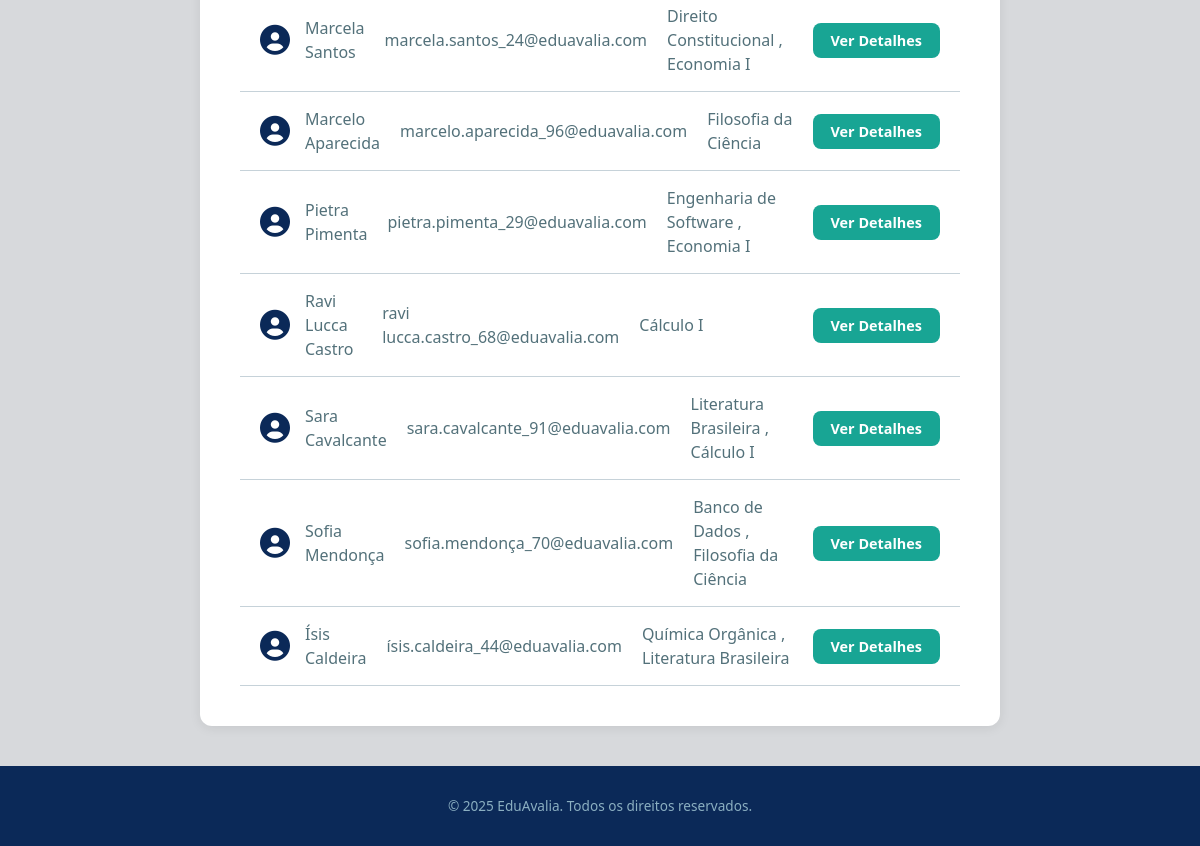
Before: /professores/ (signed in, lower part) with the older database file.
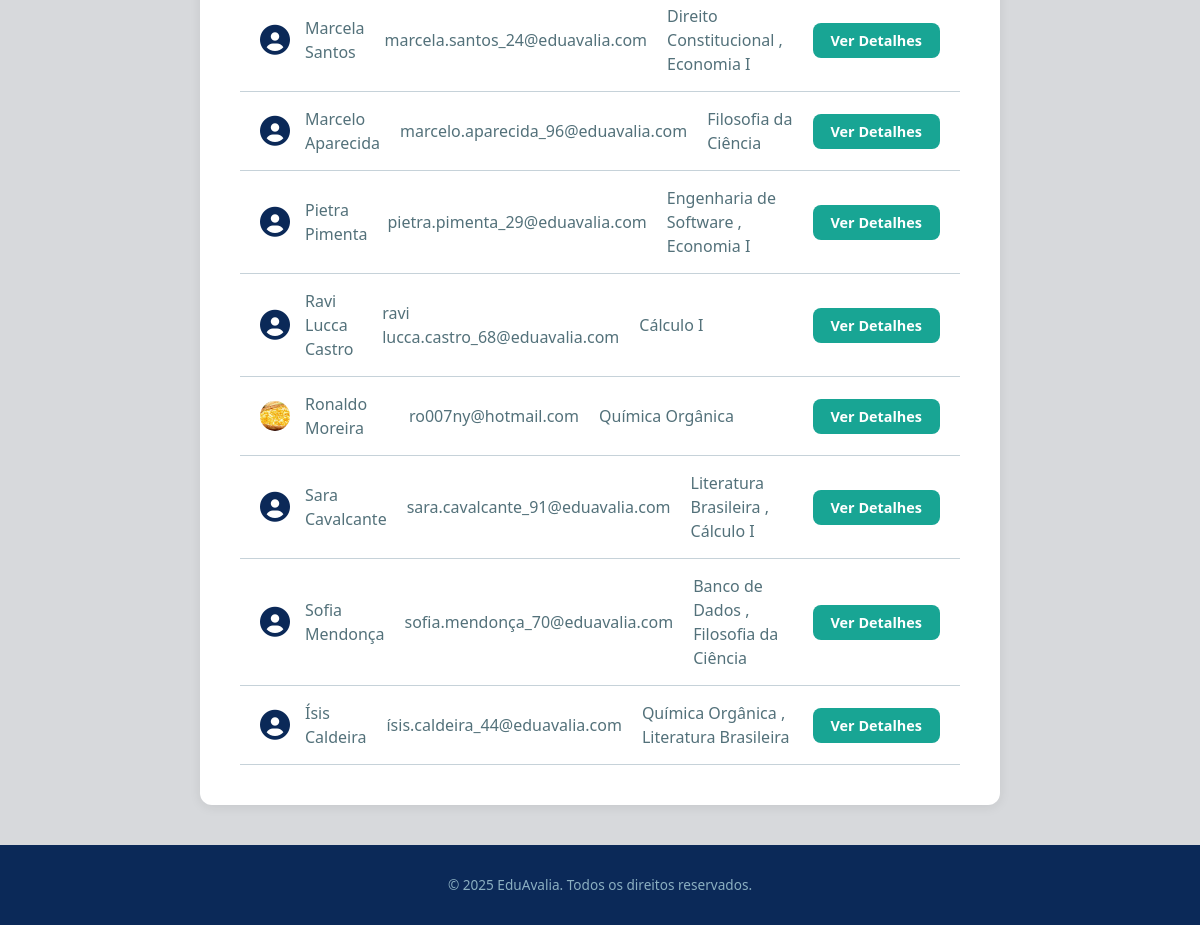
After: the same page with the newer database file.
### avaliacoes/models.py (models this page shows, shortened)
class Professor(models.Model):
    user = models.OneToOneField(CustomUser, on_delete=models.CASCADE, limit_choices_to={'user_type': 'professor'})
    foto = models.ImageField(upload_to='professores_fotos/', blank=True, null=True)

class CustomUser(AbstractUser):
    USER_TYPE_CHOICES = (
        ('aluno', 'Aluno'),
        ('professor', 'Professor'),
        ('admin', 'Administrador'),
    )
    user_type = models.CharField(max_length=20, choices=USER_TYPE_CHOICES, default='aluno')
    cpf = models.CharField(max_length=11, unique=True)
    data_nascimento = models.DateField(null=True, blank=True)

class DisciplinaPessoa(models.Model):
    STATUS_CHOICES = [
        ('ativo', 'Ativo'),
        ('inativo', 'Inativo'),
    ]
    disciplina = models.ForeignKey('Materia', on_delete=models.CASCADE)
    pessoa = models.ForeignKey('CustomUser', on_delete=models.CASCADE, related_name='disciplinas_pessoa')
    status = models.CharField(max_length=20, choices=STATUS_CHOICES, default='ativo')
    class Meta:
        unique_together = ('disciplina', 'pessoa')

class Materia(models.Model):
    nome = models.CharField(max_length=100) # Este campo armazena o nome real ("Química")
    codigo = models.CharField(max_length=20, unique=True)
    data_inicio = models.DateField()
    nome_normalized = models.CharField(max_length=100, blank=True, db_index=True)

### avaliacoes/views.py (the view)
# urls.py: path('professores/', views.lista_professores, name='lista_professores'),
@login_required(login_url='login')
def lista_professores(request):
    professores = Professor.objects.annotate(
        media_nota=Avg('user__disciplinas_pessoa__avaliacoes__categorias_avaliacao__nota')
    ).filter(id__isnull=False).order_by('user__first_name') # Adicionei ordenação
    query_professor = request.GET.get('q_professor')
    query_disciplina = request.GET.get('q_disciplina')
    if query_professor:
        professores = professores.filter(
            Q(user__first_name__icontains=query_professor) |
            Q(user__last_name__icontains=query_professor)
        )
    if query_disciplina:
        professores = professores.filter(
            user__disciplinas_pessoa__disciplina__nome__icontains=query_disciplina
        ).distinct() # .distinct() evita professores duplicados se ele der 2x a mesma matéria
    context = {
        'professores': professores,
        'query_professor': query_professor, # Bônus: envia o termo de volta
        'query_disciplina': query_disciplina # Bônus: envia o termo de volta
    }
    return render(request, 'avaliacoes/lista_professores.html', context)

### avaliacoes/templates/avaliacoes/lista_professores.html (shortened to what this page needs)
{% extends 'base.html' %}
{% load static %}
{% block content %}
<main class="admin-container">
    <section class="admin-panel">
        <div class="professor-list-container">
            {% for professor in professores %}
            <div class="professor-item" style="
                display: grid;
                grid-template-columns: 2fr 2fr 3fr 1fr;
                gap: 20px;
                padding: 15px 20px;
                border-bottom: 1px solid var(--cinza-claro);
                align-items: center;
                color: var(--verde-escuro-letras);
            ">
                <div style="display: flex; align-items: center;">
                    {% if professor.foto %}
                        <img src="{{ professor.foto.url }}" alt="Foto de {{ professor.user.first_name }}" style="
                            width: 30px;
                            height: 30px;
                            border-radius: 50%; /* Deixa a foto redonda */
                            object-fit: cover; /* Garante que a imagem não distorça */
                            margin-right: 15px;
                        ">
                    {% else %}
                        <i class="fas fa-user-circle" style="
                            font-size: 30px;
                            color: var(--azul-marinho);
                            margin-right: 15px;
                        "></i>
                    {% endif %}
                    <span>{{ professor.user.first_name }} {{ professor.user.last_name }}</span>
                </div>
                <span>{{ professor.user.email }}</span>
                <span>
                    {% for dp in professor.user.disciplinas_pessoa.all %}
                        {{ dp.disciplina.nome }}
                        {% if not forloop.last %}, {% endif %} {% empty %}
                        <span style="opacity: 0.7;">Nenhuma disciplina</span>
                    {% endfor %}
                </span>
                <div>
                    <a href="{% url 'detalhes_professor' professor.id %}" class="btn" style="
                        padding: 8px 18px;
                        font-size: 0.9rem;
                        white-space: nowrap;
                    ">
                        Ver Detalhes
                    </a>
                </div>
            </div>
            {% empty %}
                <p style="padding: 20px; color: var(--cinza-escuro-letras);">Nenhum professor cadastrado ainda.</p>
            {% endfor %}
            </div>
    </section>
</main>
{% endblock content %}

Changed rows visible on the page:
added Professor: foto (picture), user.first_name "Ronaldo", user.last_name "Moreira", user.email "ro007ny@hotmail.com"
added DisciplinaPessoa: disciplina.nome "Química Orgânica", shown under "Ronaldo"
